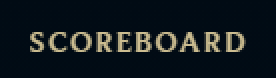
#> input picture Report/Score.PNG, 138 x 39 px (shown 2 times larger)
$ python Report.py
#> lines starting #> are read from the running program, lines starting #| are printed output that depends on the picture
import numpy as np
import cv2
import pyautogui
import time


def locate_and_click(image_filename, threshold=0.8):

#> called with image_filename = 'Score.PNG', threshold = 0.8
    template = cv2.imread(image_filename, cv2.IMREAD_GRAYSCALE)
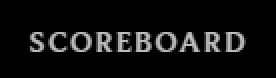
#> template: shape (39, 138) (shown 2 times larger); min 0, max 190, mean 16.1
    screenshot = np.array(pyautogui.screenshot())
#> (the run stopped early here; a loop or call above may not have finished)
